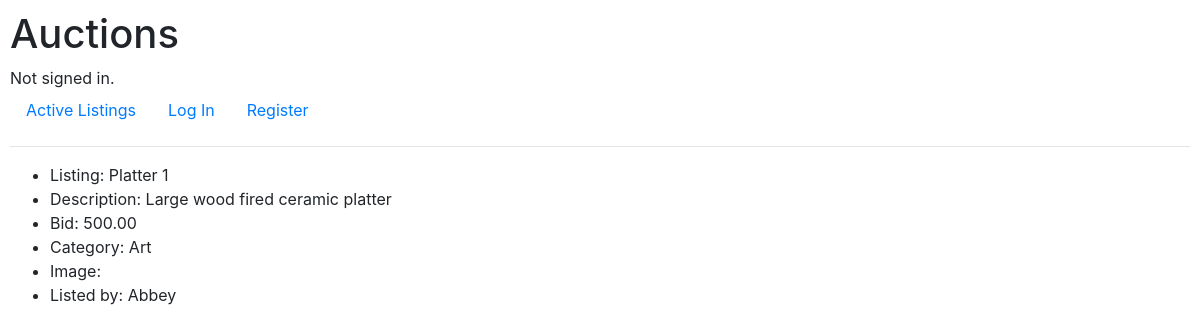
/listing/2, run on the app's committed database.
### auctions/models.py (models this page shows, shortened)
class Listing(models.Model):
    title = models.CharField(max_length=100)
    description = models.TextField()
    category = models.CharField(max_length=100, blank=True) # blank=True - field may be empty.)
    image = models.ImageField(upload_to="images/") # blank=True - field may be empty. # Image files are uploaded to the media/images directory through the admin account. However, image files are not uploaded (to this directory) from the user.
    bid = models.DecimalField(max_digits=19, decimal_places=2, validators=[MinValueValidator(Decimal("0.01"))]) #, default=00.00) # "Stores numbers up to one billion with a resolution of 4 decimal places."
    watchlist = models.ManyToManyField(User, blank=True, related_name="watch_list") # blank=True means a Listing can have no users watching it.
    createdBy = models.ForeignKey(User, on_delete=models.CASCADE, related_name="user") # If a user is deleted, all listings posted by that user are deleted as well.

class User(AbstractUser):
    pass # Pass = placeholder for future code. Python will do nothing when it sees the 'pass' statement.

### auctions/views.py (the view)
# urls.py: path("listing/<int:id>", views.listing, name="listing"),
def listing(request, id):
    item_id = id
    listing_data = Listing.objects.filter(pk=item_id) #.values() # Returns iterable QuerySet with or without .values()
    user_name = request.user
    get_listing_data = Listing.objects.get(pk=item_id) # Retrieves a single Listing object - Returns title / category
    watchlist_data = get_listing_data.watchlist.all() # Returns QuerySet of users linked to the listing's watchlist.
    user_is_watching = user_name in watchlist_data
    form = CreateBidForm()
    last_bid = Listing.objects.values_list("bid", flat=True).get(pk=item_id) # Returns bid for specified item or listing.
    total_bids = len(Bid.objects.filter(listing_id=item_id)) # All bids on one listing.
    starting_bid = True if total_bids == 0 else False
    context = {
        "listing_data": listing_data,
        "item_id": item_id,
        "user_is_watching": user_is_watching,
        "bid": last_bid,
        "total_bids": total_bids,
        "starting_bid": starting_bid,
        "form": form
    }
    return render(request, "auctions/listing.html", context)

### auctions/templates/auctions/listing.html (shortened to what this page needs)
{% extends "auctions/layout.html" %}
{% block body %}
    <ul>
        {% for data in listing_data %}
            <li>Listing: {{ data.title }}</li>
            <li>Description: {{ data.description }}</li>
            <li>Bid: {{ data.bid }}</li>
            <li>Category: {{ data.category }}</li>
            <li>Image: {{ data.image }}</li>
            <li>Listed by: {{ data.createdBy }}</li>
        {% endfor %}
    </ul>
{% endblock %}

### auctions/static/auctions/styles.css (style rules this page uses)
body { padding: 10px; }

### data on the page
Listing: title "Platter 1", description "Large wood fired ceramic platter", bid "500.00", category "Art", createdBy "Abbey"
